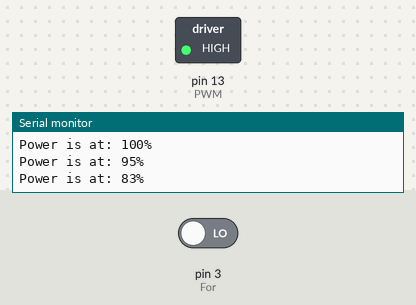
Bench run of a sketch on a simulated Arduino Uno, built with avr-gcc and run on an emulated ATmega328P. On the bench: switched loads named in the sketch (green lamp = pin HIGH), the last lines printed to the serial monitor. Inputs (shaded band) come from the test bench; at power-on: pin 3 (For) LOW.

Above: at 1.2 s.
At 6.0 s:
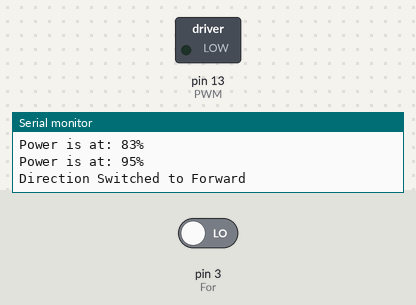
Timing chart, 0 to 9.1 s (numbered marks = the images above):
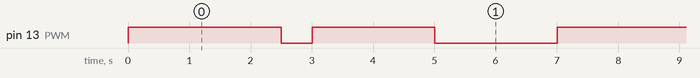

The sketch:

MotorController_TEST.ino
```cpp
const int For = 3;
const int Rev = 5;
const int PWM = 13;

void setup() {
 Serial.begin(57600);
  // put your setup code here, to run once:
  pinMode(For, INPUT);    //defines pins
  pinMode(Rev, INPUT);
  pinMode(PWM, OUTPUT);

  digitalWrite(For, LOW);    //sets initial direction condition
  digitalWrite(Rev, LOW);

}

void loop() {
  // put your main code here, to run repeatedly:
  double Powr;    //defines variable power
  for (double i = 0; i <= 6.28; i = i+.628) //cycles i through ~2Pi in ~10 steps
    {
    Powr = ((cos(i)*0.25)+0.75)*255;      //calculates power, ranges from 50 to 100% power (50% is ~min to move motor)
    analogWrite(PWM, Powr);                 //max power is always 255, min is 0
    double powPct = (Powr / 255) * 100;   //calculates percentage of power
    Serial.print("Power is at: ");        //prints the power, for debugging
    Serial.print(powPct,0);
    Serial.println("%");
    delay(500);                           //delays function by 0.5 second
    }
  if(digitalRead(For) == HIGH){           //turns off motor and changes motor direction
    analogWrite(PWM,0);
    digitalWrite(For, LOW);
    digitalWrite(Rev, HIGH);
    Serial.println("Direction Switched to Reverse");
    }
  else{
    analogWrite(PWM,0);
    digitalWrite(For, HIGH);
    digitalWrite(Rev, LOW);
    Serial.println("Direction Switched to Forward");
  }
    delay(2000);    //delays function by 2 seconds to ensure motor stops spinning (may be unnecessary)
}
```

Measured:
- by itself, pin 13 (PWM): repeats every 7.0 s: LOW 0.50 s, HIGH 2.0 s, LOW 2.0 s, HIGH 2.5 s
- by itself, everything shown: repeats every 7.0 s, in 4 steps
